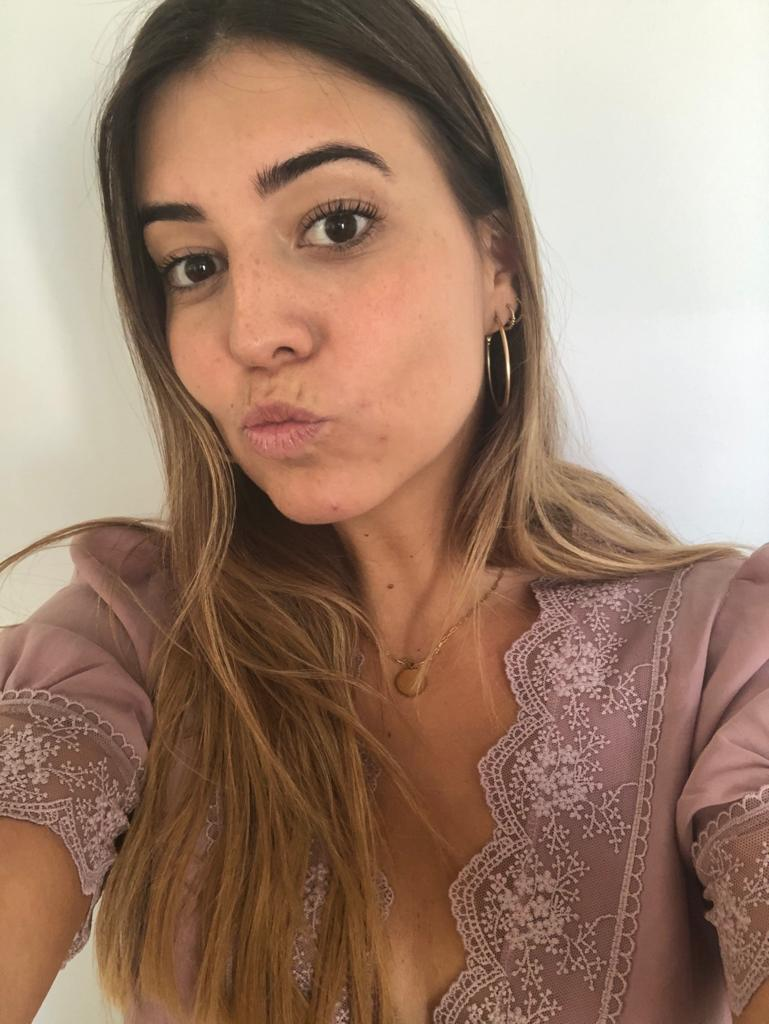
#> input picture 4-supervised-learning-face-recognition/faces-datamad0620/todas_homogeneas/míriam/4.jpg, 769 x 1024 px; its folder holds only this picture in this run
$ jupyter execute --allow-errors 2-face-recognition-neural-networks.ipynb   (shell and % lines are left out)
#> lines starting #> are read from the running program, lines starting #| are printed output that depends on the picture
[cell 1]
import cv2
import pandas as pd
import glob

[cell 2]
path = "faces-datamad0620"

faceFiles = [
    *glob.glob(f"{path}/todas_homogeneas/**/*.jpg"),
    *glob.glob(f"{path}/todas_homogeneas/**/*.JPG")
]
faceFiles

[cell 3]
pics = dict()
for foto in faceFiles:
    label = foto.split("/")[-2]
    pic = foto
    if label in pics:
        pics[label].append(pic)
    else:
        pics[label] = [pic]

[cell 4]
im = []
for k,v in pics.items():
    for a in v:
        im.append([k,a])
faces_df =  pd.DataFrame(im, columns=["label","foto"])
display(faces_df)

[cell 5]
faces_df.label.value_counts()

[cell 6]
import random
who = random.choice(faces_df.label)
missing = pics[who]

[cell 7]
missing

[cell 8]
import matplotlib.pyplot as plt
import cv2
import face_recognition

face_cascade = cv2.CascadeClassifier('./haarcascade_frontalface_default.xml')

def extractFace(picFile, method="recognition", debug=False):
#> called with method = 'recognition', debug = True
    im = cv2.imread(picFile)
#> im is the input picture: shape (1024, 769, 3); mean B, G, R 110.6, 129, 158.9
    im_bw = cv2.cvtColor(im, cv2.COLOR_RGB2GRAY)
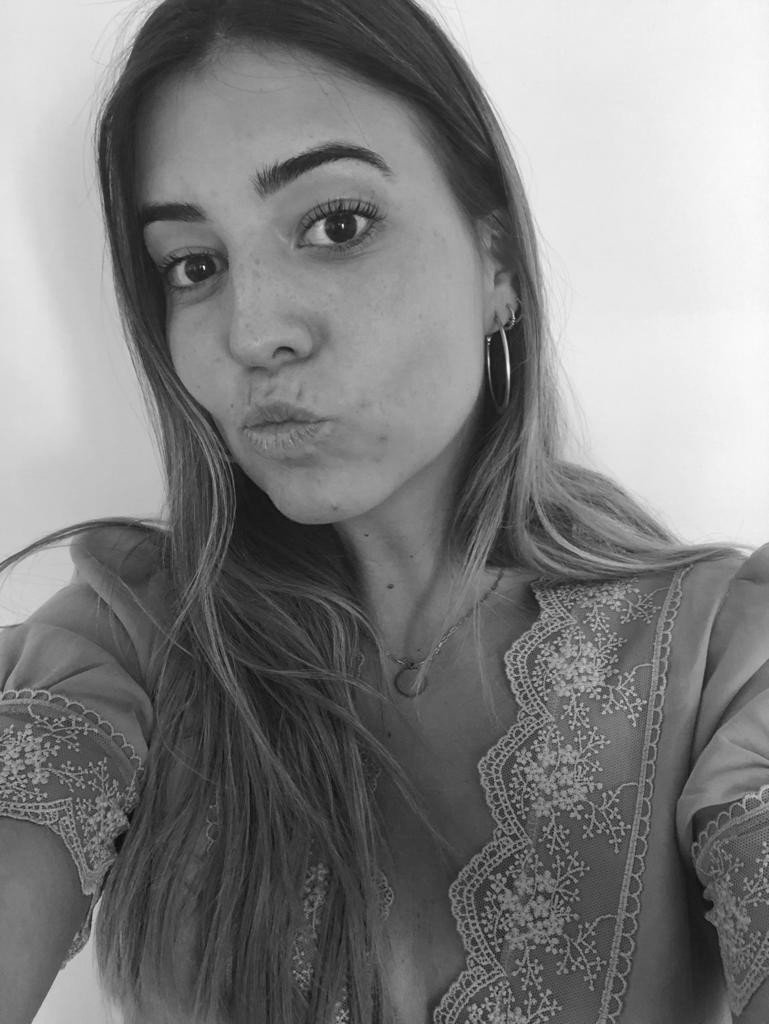
#> im_bw: shape (1024, 769); min 10, max 251, mean 126.9
    plt.imshow(im_bw, cmap="gray")
    # Face detection, OJO: esto detecta multiples caras
    if method == "recognition":
        faces = face_recognition.face_locations(im_bw)
        faces = [(l,t,r-l,b-t) for t,r,b,l in faces]
    else:
        faces = face_cascade.detectMultiScale(im_bw, 2, 4)

    if len(faces) == 0:
        print(f"Warning: no face detected on {picFile}")
        return

    if debug:
        print(faces)
    selected_face = faces[0]
    discard_faces = faces[1:]

    if debug:
        debug_squares = cv2.cvtColor(im, cv2.COLOR_BGR2RGB)
        # plot the invalid squares in blue
        for face in discard_faces:
            x,y,w,h = face
            debug_squares = cv2.rectangle(debug_squares, (x,y), (x+w,y+h),(0, 0, 255) ,5)
        # plot the selected face in red
        x,y,w,h = selected_face
        debug_squares = cv2.rectangle(debug_squares, (x,y), (x+w,y+h),(255, 0, 0) ,5)

        plt.imshow(debug_squares)


    # extract selected face as B&W
    x,y,w,h = selected_face
    cara = im_bw[y:y+h,x:x+h]
    return cara


#> (the rest of this cell did not finish here and is left out)

[cell 9]
for missingPic in missing:
    plt.figure()
    extractFace(missingPic, debug=True)
#> (the call stopped at in extractFace, `faces = face_recognition.face_locations(im_bw)`: face_recognition is not available in this run)

#> (a cell that did not finish here is left out)


#> (a cell that did not finish here is left out)

[cell 12]
import numpy as np

# Filter out invalid faces
#> (the rest of this cell did not finish here and is left out)

[cell 13]
# Normalize the size of all faces
dim = (100,100)
#> (the rest of this cell did not finish here and is left out)

#> (a cell that did not finish here is left out)

[cell 15]
def printMyFace(facesImages, label):
    plt.figure(figsize=(20,5))
    for i,a in enumerate(facesImages):
        plt.subplot(1,len(facesImages), i + 1)
        plt.imshow(a, cmap="gray")
        plt.title(f"Face of {label}")
    plt.show()

#> (the rest of this cell did not finish here and is left out)

[cell 16]
# Wrap all in one fn

def processFiles(files, dim=(100,100)):
    output_faces = []
    for incomingFile in files:
        face = extractFace(incomingFile)
        if  isinstance(face, np.ndarray):
            face = cv2.resize(face, dim, interpolation=cv2.INTER_AREA)
            output_faces.append(face)
    return output_faces

#> (a cell that did not finish here is left out)

[cell 18]
import face_recognition

def extractFeatures(faceIm, useFeats="face",debug=False):
    if debug:
        plt.figure()
        plt.imshow(faceIm, cmap="gray")
    if useFeats == "fft":
        fft2d = np.log(np.abs(np.fft.fft2(faceIm)))
        fft2d = fft2d[0:len(fft2d)//2,0:len(fft2d)//2]
        fft2d = fft2d[5:20,5:20]

        if debug:
            plt.figure()
            plt.imshow(fft2d, cmap="gray")
            print(fft2d.shape)

        return np.hstack(fft2d)
    elif useFeats == "face":
        imcol = cv2.cvtColor(faceIm, cv2.COLOR_GRAY2RGB)
        feats = face_recognition.face_encodings(imcol)
        if len(feats) > 0:
            return feats[0]
        return None

#> (the rest of this cell did not finish here and is left out)

[cell 19]
featurized_dataset = []
#> (the rest of this cell did not finish here and is left out)
